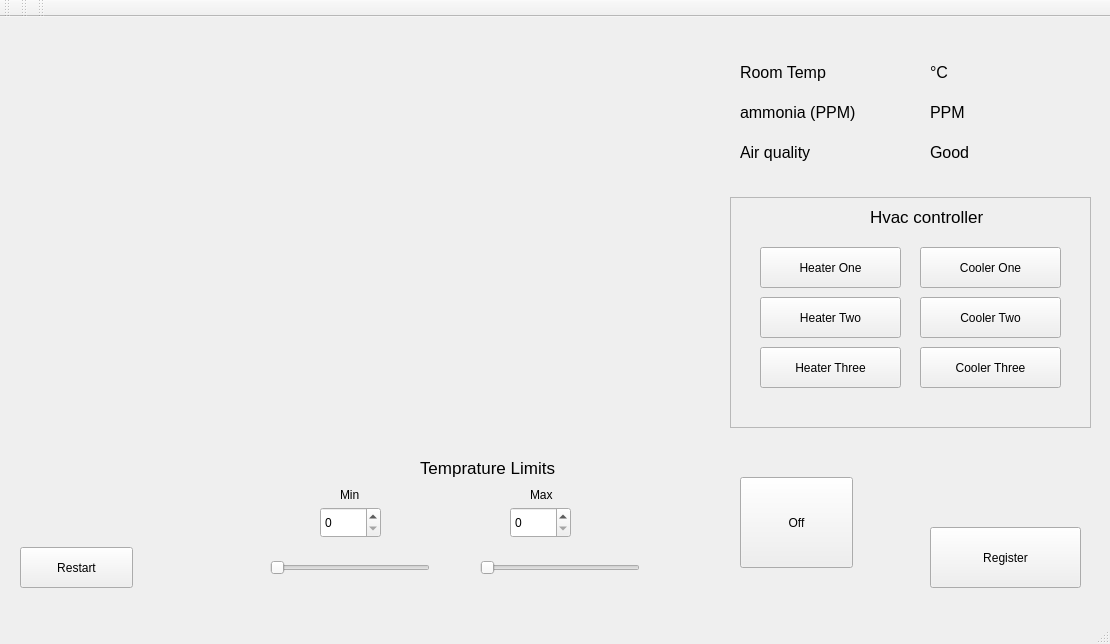
<?xml version="1.0" encoding="UTF-8"?>
<ui version="4.0">
 <class>MainWindow</class>
 <widget class="QMainWindow" name="MainWindow">
  <property name="geometry">
   <rect>
    <x>0</x>
    <y>0</y>
    <width>1110</width>
    <height>644</height>
   </rect>
  </property>
  <property name="windowTitle">
   <string>MainWindow</string>
  </property>
  <widget class="QWidget" name="centralWidget">
   <widget class="QPushButton" name="btnOn">
    <property name="geometry">
     <rect>
      <x>20</x>
      <y>530</y>
      <width>113</width>
      <height>41</height>
     </rect>
    </property>
    <property name="text">
     <string>Restart</string>
    </property>
   </widget>
   <widget class="QPushButton" name="btnOff">
    <property name="geometry">
     <rect>
      <x>740</x>
      <y>460</y>
      <width>113</width>
      <height>91</height>
     </rect>
    </property>
    <property name="text">
     <string>Off</string>
    </property>
   </widget>
   <widget class="QPushButton" name="register_2">
    <property name="geometry">
     <rect>
      <x>930</x>
      <y>510</y>
      <width>151</width>
      <height>61</height>
     </rect>
    </property>
    <property name="text">
     <string>Register</string>
    </property>
   </widget>
   <widget class="QFrame" name="frame">
    <property name="geometry">
     <rect>
      <x>730</x>
      <y>180</y>
      <width>361</width>
      <height>231</height>
     </rect>
    </property>
    <property name="frameShape">
     <enum>QFrame::StyledPanel</enum>
    </property>
    <property name="frameShadow">
     <enum>QFrame::Raised</enum>
    </property>
    <widget class="QLabel" name="label_2">
     <property name="geometry">
      <rect>
       <x>140</x>
       <y>10</y>
       <width>151</width>
       <height>20</height>
      </rect>
     </property>
     <property name="font">
      <font>
       <pointsize>13</pointsize>
      </font>
     </property>
     <property name="text">
      <string>Hvac controller</string>
     </property>
    </widget>
    <widget class="QPushButton" name="ht1_B">
     <property name="geometry">
      <rect>
       <x>30</x>
       <y>50</y>
       <width>141</width>
       <height>41</height>
      </rect>
     </property>
     <property name="text">
      <string>Heater One</string>
     </property>
    </widget>
    <widget class="QPushButton" name="ht2_B">
     <property name="geometry">
      <rect>
       <x>30</x>
       <y>100</y>
       <width>141</width>
       <height>41</height>
      </rect>
     </property>
     <property name="text">
      <string>Heater Two</string>
     </property>
    </widget>
    <widget class="QPushButton" name="ht3_B">
     <property name="geometry">
      <rect>
       <x>30</x>
       <y>150</y>
       <width>141</width>
       <height>41</height>
      </rect>
     </property>
     <property name="text">
      <string>Heater Three</string>
     </property>
    </widget>
    <widget class="QPushButton" name="co1_B">
     <property name="geometry">
      <rect>
       <x>190</x>
       <y>50</y>
       <width>141</width>
       <height>41</height>
      </rect>
     </property>
     <property name="text">
      <string>Cooler One</string>
     </property>
    </widget>
    <widget class="QPushButton" name="co2_B">
     <property name="geometry">
      <rect>
       <x>190</x>
       <y>100</y>
       <width>141</width>
       <height>41</height>
      </rect>
     </property>
     <property name="text">
      <string>Cooler Two</string>
     </property>
    </widget>
    <widget class="QPushButton" name="co3_B">
     <property name="geometry">
      <rect>
       <x>190</x>
       <y>150</y>
       <width>141</width>
       <height>41</height>
      </rect>
     </property>
     <property name="text">
      <string>Cooler Three</string>
     </property>
    </widget>
   </widget>
   <widget class="QLabel" name="label_3">
    <property name="geometry">
     <rect>
      <x>740</x>
      <y>40</y>
      <width>121</width>
      <height>31</height>
     </rect>
    </property>
    <property name="font">
     <font>
      <pointsize>12</pointsize>
     </font>
    </property>
    <property name="text">
     <string>Room Temp</string>
    </property>
   </widget>
   <widget class="QLabel" name="Temp">
    <property name="geometry">
     <rect>
      <x>930</x>
      <y>40</y>
      <width>121</width>
      <height>31</height>
     </rect>
    </property>
    <property name="font">
     <font>
      <pointsize>12</pointsize>
     </font>
    </property>
    <property name="text">
     <string>°C</string>
    </property>
   </widget>
   <widget class="QLabel" name="label_5">
    <property name="geometry">
     <rect>
      <x>740</x>
      <y>80</y>
      <width>151</width>
      <height>31</height>
     </rect>
    </property>
    <property name="font">
     <font>
      <pointsize>12</pointsize>
     </font>
    </property>
    <property name="text">
     <string>ammonia (PPM)</string>
    </property>
   </widget>
   <widget class="QLabel" name="label_6">
    <property name="geometry">
     <rect>
      <x>740</x>
      <y>120</y>
      <width>121</width>
      <height>31</height>
     </rect>
    </property>
    <property name="font">
     <font>
      <pointsize>12</pointsize>
     </font>
    </property>
    <property name="text">
     <string>Air quality</string>
    </property>
   </widget>
   <widget class="QLabel" name="Ammonia">
    <property name="geometry">
     <rect>
      <x>930</x>
      <y>80</y>
      <width>151</width>
      <height>31</height>
     </rect>
    </property>
    <property name="font">
     <font>
      <pointsize>12</pointsize>
     </font>
    </property>
    <property name="text">
     <string>PPM</string>
    </property>
   </widget>
   <widget class="QLabel" name="Air">
    <property name="geometry">
     <rect>
      <x>930</x>
      <y>120</y>
      <width>121</width>
      <height>31</height>
     </rect>
    </property>
    <property name="font">
     <font>
      <pointsize>12</pointsize>
     </font>
    </property>
    <property name="text">
     <string>Good</string>
    </property>
   </widget>
   <widget class="QLabel" name="label_4">
    <property name="geometry">
     <rect>
      <x>420</x>
      <y>440</y>
      <width>201</width>
      <height>21</height>
     </rect>
    </property>
    <property name="font">
     <font>
      <pointsize>13</pointsize>
     </font>
    </property>
    <property name="text">
     <string>Temprature Limits</string>
    </property>
   </widget>
   <widget class="QLabel" name="label_7">
    <property name="geometry">
     <rect>
      <x>340</x>
      <y>470</y>
      <width>55</width>
      <height>16</height>
     </rect>
    </property>
    <property name="text">
     <string>Min</string>
    </property>
   </widget>
   <widget class="QLabel" name="label_8">
    <property name="geometry">
     <rect>
      <x>530</x>
      <y>470</y>
      <width>55</width>
      <height>16</height>
     </rect>
    </property>
    <property name="text">
     <string>Max</string>
    </property>
   </widget>
   <widget class="QSlider" name="Min_Slider">
    <property name="geometry">
     <rect>
      <x>270</x>
      <y>540</y>
      <width>160</width>
      <height>22</height>
     </rect>
    </property>
    <property name="orientation">
     <enum>Qt::Horizontal</enum>
    </property>
   </widget>
   <widget class="QSlider" name="Max_Slider">
    <property name="geometry">
     <rect>
      <x>480</x>
      <y>540</y>
      <width>160</width>
      <height>22</height>
     </rect>
    </property>
    <property name="orientation">
     <enum>Qt::Horizontal</enum>
    </property>
   </widget>
   <widget class="QSpinBox" name="Min_Box">
    <property name="geometry">
     <rect>
      <x>320</x>
      <y>490</y>
      <width>61</width>
      <height>31</height>
     </rect>
    </property>
   </widget>
   <widget class="QSpinBox" name="Max_Box">
    <property name="geometry">
     <rect>
      <x>510</x>
      <y>490</y>
      <width>61</width>
      <height>31</height>
     </rect>
    </property>
   </widget>
   <widget class="temp_plot" name="temp_plot" native="true">
    <property name="geometry">
     <rect>
      <x>30</x>
      <y>50</y>
      <width>661</width>
      <height>351</height>
     </rect>
    </property>
   </widget>
  </widget>
  <widget class="QMenuBar" name="menuBar">
   <property name="geometry">
    <rect>
     <x>0</x>
     <y>0</y>
     <width>1110</width>
     <height>26</height>
    </rect>
   </property>
  </widget>
  <widget class="QToolBar" name="mainToolBar">
   <attribute name="toolBarArea">
    <enum>TopToolBarArea</enum>
   </attribute>
   <attribute name="toolBarBreak">
    <bool>false</bool>
   </attribute>
  </widget>
  <widget class="QStatusBar" name="statusBar"/>
  <widget class="QToolBar" name="toolBar">
   <property name="windowTitle">
    <string>toolBar</string>
   </property>
   <attribute name="toolBarArea">
    <enum>TopToolBarArea</enum>
   </attribute>
   <attribute name="toolBarBreak">
    <bool>false</bool>
   </attribute>
  </widget>
  <widget class="QToolBar" name="toolBar_2">
   <property name="windowTitle">
    <string>toolBar_2</string>
   </property>
   <attribute name="toolBarArea">
    <enum>TopToolBarArea</enum>
   </attribute>
   <attribute name="toolBarBreak">
    <bool>false</bool>
   </attribute>
  </widget>
 </widget>
 <layoutdefault spacing="6" margin="11"/>
 <customwidgets>
  <customwidget>
   <class>temp_plot</class>
   <extends>QWidget</extends>
   <header location="global">temp_plot.h</header>
   <container>1</container>
  </customwidget>
 </customwidgets>
 <resources/>
 <connections/>
</ui>
